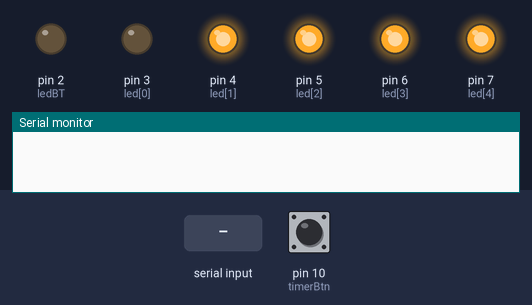
A sketch run on a simulated Arduino Uno, built with avr-gcc and run on an emulated ATmega328P. Shown: output pins drawn as LEDs (lit = HIGH), the last lines printed to the serial monitor. Inputs (shaded band) come from the test bench; at power-on: pin 10 (timerBtn) LOW.

Above: at 1.3 s.
1.4 s: "1" received over the second serial link
At 2.8 s:
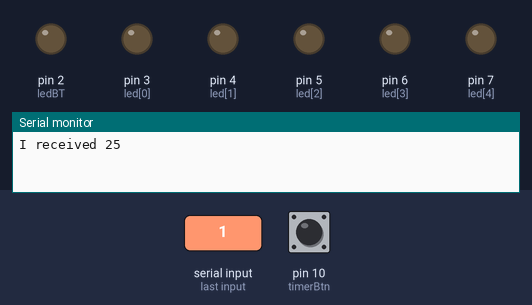
3.6 s: pin 10 (timerBtn) pulled HIGH for 1 s
At 4.9 s:
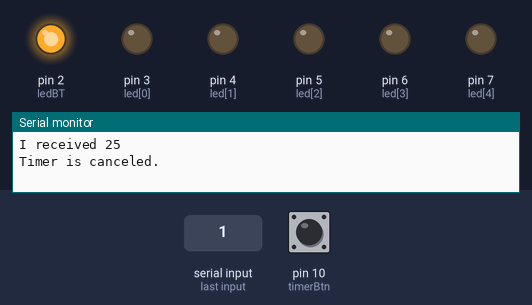
7.6 s: "1" received over the second serial link
At 8.0 s:
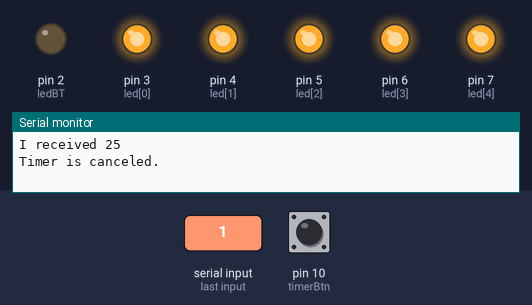
11.7 s: pin 10 (timerBtn) pulled HIGH for 3.2 s
At 13.5 s:
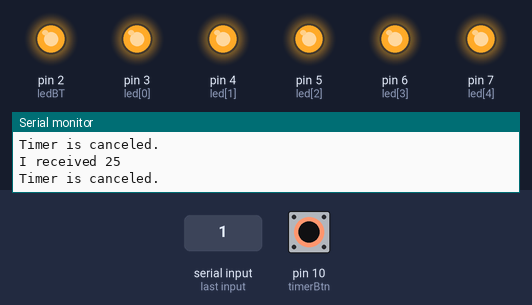
16.4 s: "0" received over the second serial link
Timing chart, 0 to 20.9 s (numbered marks = the images above; inputs shaded):
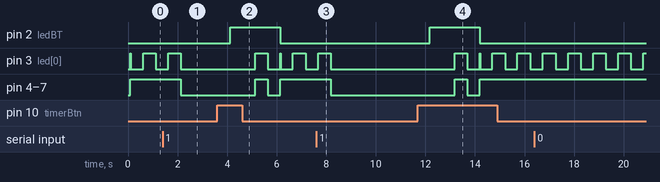

Measured:
- after the input at 1.4 s, pin 3 (led[0]): goes on until 2.1 s, then stays LOW; pin 4 (led[1]), pin 5 (led[2]), pin 6 (led[3]), pin 7 (led[4]): HIGH → LOW after 0.73 s
- after the input at 3.6 s, pin 2 (ledBT): LOW → HIGH after 0.53 s, → LOW 2.0 s later; pin 3 (led[0]): goes HIGH 0.50 s, LOW 0.50 s, HIGH 0.02 s, LOW 0.50 s, HIGH 0.51 s, then LOW, starting after 1.5 s
- after the input at 7.6 s, pin 3 (led[0]): goes on until 8.2 s, then stays LOW; pin 4 (led[1]), pin 5 (led[2]), pin 6 (led[3]), pin 7 (led[4]): HIGH → LOW after 0.58 s
- after the input at 11.7 s, pin 2 (ledBT): LOW → HIGH after 0.48 s, → LOW 2.0 s later; pin 4 (led[1]), pin 5 (led[2]), pin 6 (led[3]): LOW → HIGH after 1.5 s, → LOW 0.50 s later, → HIGH 0.50 s later

The sketch:

Pomodoro_Blink.ino
```cpp
/* Woosung's Pomodoro Project */
#include <SoftwareSerial.h>

#define TIME_25MIN  49    //1
#define TIME_5MIN   50     //2
#define TIME_30MIN  51    //3

#define TIMER_CANCELED 'C'
#define TIMER_IS_UP    'U'

void startPomodoroFromSerial(int value);
void startPomodoroFromTest(int value);

const int led[5] = {3, 4, 5, 6, 7};   //3~7을 5개의 LED로 잡았다.
const int ledBT = 2;                  //BlueTooth 옆의 LED
const int timerBtn = 10;              //타이머의 중지 버튼
SoftwareSerial BTSerial(8, 9);        // BlueTooth module HC-06 TX,RX

int i = 0;

// the setup routine runs once when you press reset:
void setup()
{
  // initialize the digital pin as an output.
  for(i=0; i<5; i++){
      pinMode(led[i], OUTPUT);
  }
  pinMode(ledBT, OUTPUT);
  pinMode(timerBtn, INPUT);

  //Set the rate for the Serial and BlueTooth module
  Serial.begin(9600);
  delay(100);
  BTSerial.begin(9600);
}

// the loop routine runs over and over again forever:
void loop()
{
  char toSend = 0;

  for(i=0; i<5; i++){
    digitalWrite(led[i], HIGH);    // HIGH = LED 끈다.
  }
  digitalWrite(ledBT, LOW);
  delay(10);

  //read from BlueTooth module
  if (BTSerial.available())
  {
    toSend = (char)BTSerial.read();
    switch(toSend)
    {
      case TIME_25MIN :
        //Serial.println("25");
        startPomodoroFromSerial(25);
        break;
      case TIME_5MIN :
        //Serial.println("5");
        startPomodoroFromSerial(5);
        break;
      case TIME_30MIN :
        //Serial.println("30");
        startPomodoroFromSerial(30);
        break;
      default :
        Serial.println("another value");
    }

    //LED Blink
    digitalWrite(ledBT, HIGH);
    delay(5);
    digitalWrite(ledBT, LOW);
    delay(5);

  } else {
    //대기 모드
    digitalWrite(led[0], LOW);
    delay(500);
    digitalWrite(led[0], HIGH);
    delay(500);
  }

  //Read from usb serial to bluetooth
  if(Serial.available())
  {
    char toSend = (char)Serial.read();
    BTSerial.print(TIMER_CANCELED);
    digitalWrite(ledBT, HIGH);
    delay(5);
  }
}

void startPomodoroFromSerial(int value)
{
  int minute = value / 5;
  int LEDcount = 0;
  int time = 0;
  int j = 0;
  char btnState = 0;

  Serial.print("I received ");
  Serial.println(value);

  //LED 켜고,
  for(j=0; j<minute; j++)
  {
    digitalWrite(led[j], LOW);   // turn the LED on (HIGH is the voltage level)
  }
  LEDcount = j-1;  //가장 상위 LED index 값

  while(time < value)
  {
    btnState = digitalRead(timerBtn);
    //send canceled message to android phone :)
    if(btnState == HIGH)
    {
      Serial.println("Timer is canceled. ");
      BTSerial.print(TIMER_CANCELED);   //only 1 time.
      digitalWrite(ledBT, HIGH);
      delay(5);
      break;
    }
    delay(1000);   //wait 1sec
    time ++;

    //5sec 단위로 LED 하나씩 꺼준다.
    if(time%5 == 0) {
      digitalWrite(led[LEDcount--], HIGH);
    }
  }

  // 정상 종료
  if(btnState != HIGH) {
    Serial.println("Time's Up !! ");
    BTSerial.print(TIMER_IS_UP);   //only 1 time.
    digitalWrite(ledBT, HIGH);
    delay(5);
  }

  //끝났다는 표시로 LED 를 두 번 전체적으로 깜박인다
  for(i=0; i<2; i++)
  {
    delay(500);   //500ms
    //LED 전체 켜고,
    for(j=0; j<5; j++)
    {
      digitalWrite(led[j], LOW);
    }
    delay(500);   //500ms

    //LED 전체 끄고,
    for(j=0; j<5; j++)
    {
      digitalWrite(led[j], HIGH);
    }
  }
}
```
